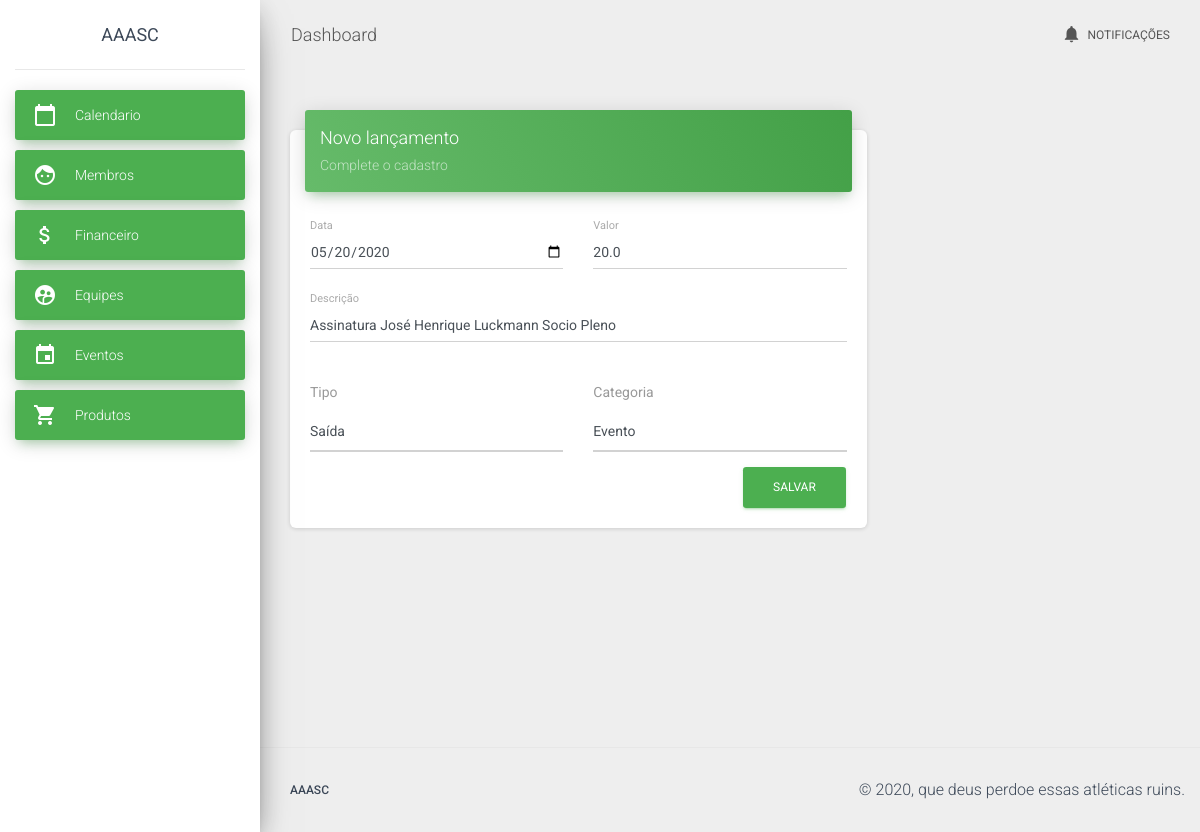
Screenshot of /financial/edit/1 with the database file from the repository.
### app/models/financial.py (models this page shows, shortened)
class Financial(db.Model):
    __tablename__ = "financial"
    id = db.Column(db.Integer, primary_key=True, autoincrement=True)
    value = db.Column(db.Float)
    type = db.Column(db.String)
    description = db.Column(db.String)
    date = db.Column(db.DateTime)
    category = db.Column(db.String)
    _loaded = False
    @property
    def str_value(self):
        return str(self.value)
    @property
    def str_date(self):
        if self.date:
            return datetime.datetime.strftime(self.date, '%Y-%m-%d')
        else:
            return False
    @staticmethod
    def load(id=-1):
        if id and id != -1:
            return Financial.query.filter_by(id=id).first()
        else:
            return Financial()

### app/controllers/financial.py (the view)
@app.route("/financial/edit")
@app.route("/financial/edit/<int:financial_id>", methods=['GET', 'POST'])
def edit_financial(financial_id=-1):
    financial = Financial.load(financial_id)
    return render_template("./financial/edit_financial.html", financial=financial)

### app/templates/financial/edit_financial.html (shortened to what this page needs)
{% extends "template.html" %}
{% block content %}
<div class="row">
  <div class="col-md-8">
    <div class="card">
      <div class="card-header card-header-success">
        <h4 class="card-title">Novo lançamento</h4>
        <p class="card-category">Complete o cadastro</p>
      </div>
      <div class="card-body">
        <form action="{{url_for('save_financial',financial_id=financial.id)}}" method="POST" role="form" enctype="multipart/form-data">
          <div class="row">
            <div class="col-md-6">
              <div class="form-group">
                <label class="bmd-label-floating">Data</label>
                <input type="date" class="datepicker form-control" id="date" name="date" value="{{financial.str_date or ''}}">
              </div>
            </div>
            <div class="col-md-6">
              <div class="form-group">
                <label class="bmd-label-floating">Valor</label>
                <input type="number" min="0.00" max="10000.00" step="0.01" class="form-control" name="value" id="value" value="{{financial.str_value or ''}}">
              </div>
            </div>
          </div>
          <div class="row">
            <div class="col-md-12">
              <div class="form-group">
                <label class="bmd-label-floating">Descrição</label>
                <input type="text" class="form-control" name="description" id="description" value="{{financial.description or ''}}">
              </div>
            </div>
          </div>
          <div class="row">
            <div class="col-md-6">
              <div class="form-group">
                <label class="bmd-label-floating" for="type">Tipo</label>
                <select class="form-control selectpicker" data-style="btn btn-link" id="type" name="type">
                  <option value="saida">Saída</option>
                </select>
              </div>
            </div>
            <div class="col-md-6">
              <div class="form-group">
                <label class="bmd-label-floating" for="type">Categoria</label>
                <select class="form-control selectpicker" data-style="btn btn-link" id="category" name="category">
                  <option value="evento">Evento</option>
                </select>
              </div>
            </div>
          </div>
          <button type="submit" class="btn btn-success pull-right">Salvar</button>
          <div class="clearfix"></div>
        </form>
      </div>
    </div>
  </div>
</div>
{% endblock %}

### rows the page displays
Financial: date "05/20/2020", value "20.0", description "Assinatura José Henrique Luckmann Socio Pleno"
